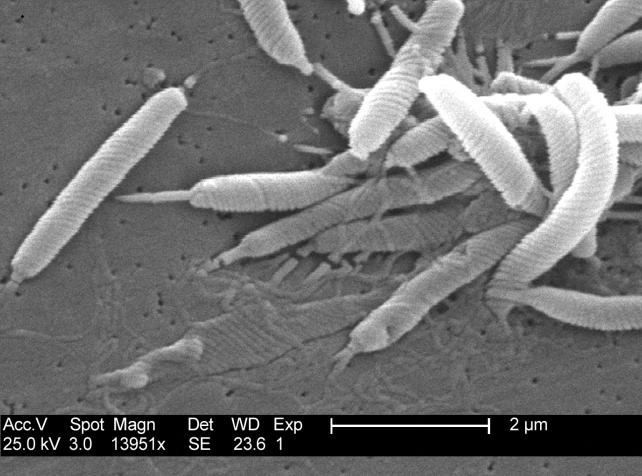
#> input picture Zestaw 3/Zad 19/HelicobacterPylori_modified.png, 642 x 476 px
$ python 'Zadanie 19.py'
#> lines starting #> are read from the running program, lines starting #| are printed output that depends on the picture; after the words box and inside, x2 and y2 are one past the last pixel; in counts of white or black regions, pixels touching at a corner belong together
from PIL import Image
import numpy as np

# Wczytanie obrazu
img = Image.open("HelicobacterPylori_modified.png").convert("L")
#> img is the input picture: PIL image 642x476 L; min 0, max 255, mean 110.2
img_np = np.array(img)

# Ekstrakcja płaszczyzn bitowych
bit_planes = []

for i in range(8):
    plane = (img_np >> i) & 1  # wyciągnięcie i-tego bitu
    plane = (plane * 255).astype(np.uint8)  # wizualizacja (0/255)

    Image.fromarray(plane).save(f"bit_plane_{i}.png")
    bit_planes.append(plane)
#> this loop made 8 passes
#> pass 1, `plane = (img_np >> i) & 1`:
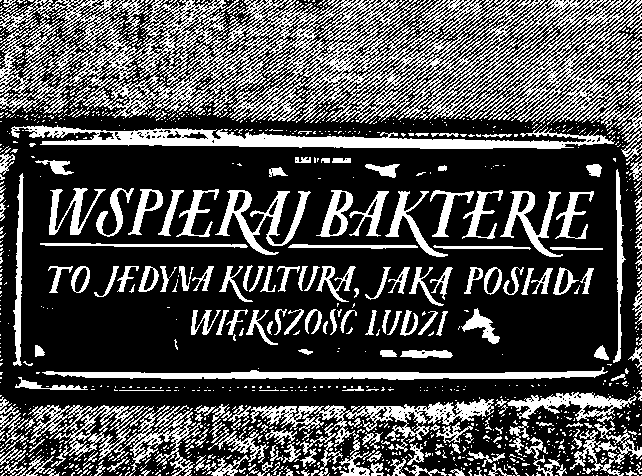
#> plane: shape (476, 642); values 0 (black) and 1 (white), 30.2% white; 1217 white regions (1009 under 20 px), largest, box (x1, y1, x2, y2) and area: (0, 0, 642, 161) 37095, (11, 124, 615, 149) 6328, (250, 399, 494, 455) 3562
#> pass 2, `plane = (img_np >> i) & 1`:
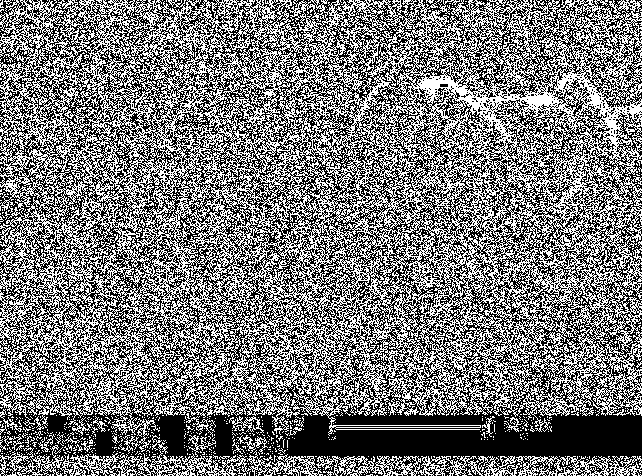
#> plane: shape (476, 642); values 0 (black) and 1 (white), 47.5% white in thin lines or dots
#> after the loop:
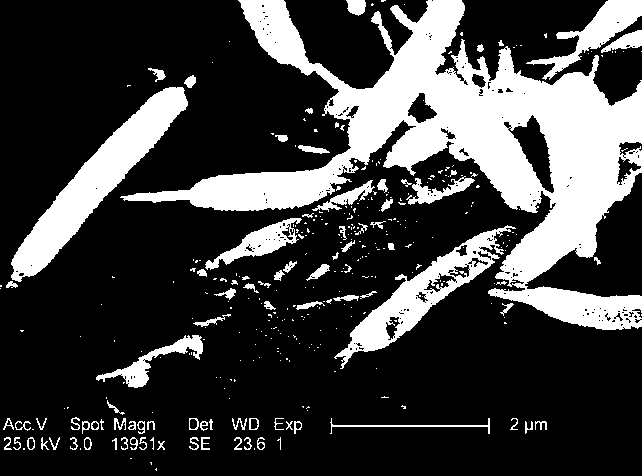
#> plane: shape (476, 642); 24.9% white; 348 white regions (259 under 20 px), largest, box (x1, y1, x2, y2) and area: (120, 0, 642, 330) 49363, (11, 87, 188, 282) 8535, (334, 225, 516, 369) 5458
#> after the loop, bit_planes = 8 items

print("Zapisano wszystkie płaszczyzny bitowe.")
